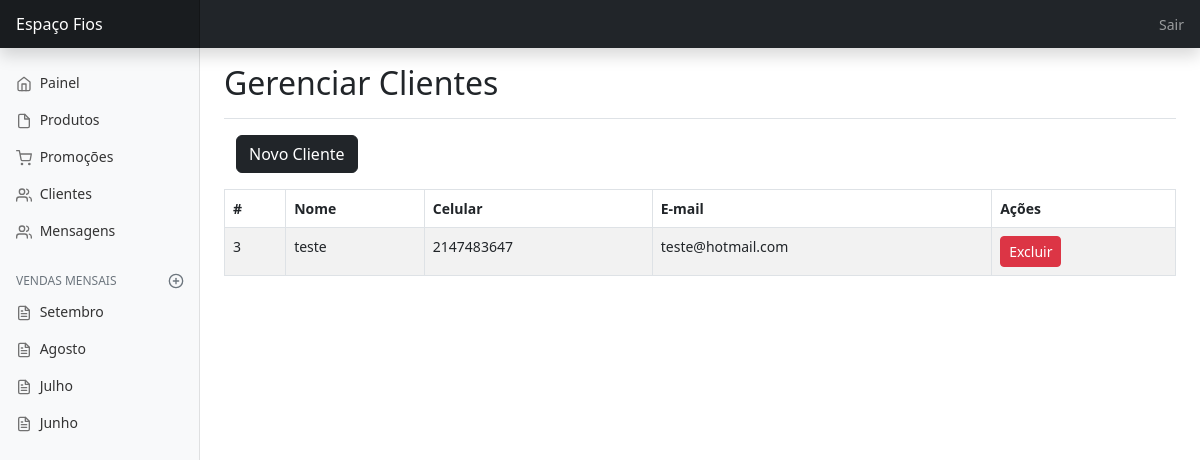
The page /dashboard/usuario-listar.php (signed in) on the database its author committed.
### tables this page shows
CREATE TABLE `usuario` (
	`id` INT(8) NOT NULL AUTO_INCREMENT,
	`nome` varchar(80) NOT NULL,
	`email` varchar(50) NOT NULL,
	`senha` varchar(12) NOT NULL,
	`cpf` varchar(11) NOT NULL,
	`cidade` varchar(80) NOT NULL,
	`celular` INT(11) NOT NULL,
	PRIMARY KEY (`id`)
);

### dashboard/classes/Usuario.php (called while the page is built, shortened)
<?php
class Usuario
{
    public function listar()
    {
        $sql = "SELECT id, nome, celular, email
                FROM usuario
                ORDER BY id";
        $conexao = new PDO('mysql:host=127.0.0.1;dbname=espacofios', 'root', '');
        $resultado = $conexao->query($sql);
        $lista = $resultado->fetchAll();
        return $lista;
    }
}

### dashboard/usuario-listar.php (the view, shortened to what this page needs)
<?php
    require_once 'classes/Usuario.php';
    $usuario = new Usuario();
    $lista = $usuario->listar();
?>
<!doctype html>
<html lang="en">
  <head>
    <link href="../assets/dist/css/bootstrap.min.css" rel="stylesheet">
    <link href="dashboard.css" rel="stylesheet">
  </head>
  <body>
    <main class="col-md-9 ms-sm-auto col-lg-10 px-md-4">
      <div class="d-flex justify-content-between flex-wrap flex-md-nowrap align-items-center pt-3 pb-2 mb-3 border-bottom">
        <h1 class="h2">Gerenciar Clientes</h1>
      </div>
      <div class="table-responsive">
        <table class="table table-striped table-sm">
<div class="content-wrapper">
        <section class="content container-fluid">
            <div class="row">
                <div class="col-xs-12 col-sm-12">
                    <div class="box">
                        <div class="box-header">
                            <a href="usuario-form.php" class="btn btn-dark">
                                <i class="fa fa-user-plus"></i><span> Novo Cliente</span>
                            </a>
                        </div>
                        <div class="box-body">
                            <table id="example1" class="table table-bordered table-striped">
                                <thead>
                                <tr>
                                    <th>#</th>
                                    <th>Nome</th>
                                    <th>Celular</th>
                                    <th>E-mail</th>
                                    <th class="acao">Ações</th>
                                </tr>
                                </thead>
                                <tbody>
                                    <?php foreach ($lista as $linha): ?>
                                        <tr>
                                            <td><?php echo $linha['id'] ?></a></td>
                                            <td><?php echo $linha['nome'] ?></a></td>
                                            <td><?php echo $linha['celular'] ?></a></td>
                                            <td><?php echo $linha['email'] ?></a></td>
                                            <td>
                                            <a href="usuario-excluir.php?id=<?php echo $linha['id'] ?>"
                                                class="btn btn-sm btn-danger">Excluir</a>
                                            </td>
                                        </tr>
                                    <?php endforeach ?>
                                </tbody>
                            </table>
                        </div>
                    </div>
                </div>
            </div>
        </section>
    </div>
    </div>
    </main>
  </body>
</html>

### dashboard/dashboard.css (style rules this page uses)
body { font-size: .875rem; }
.feather { width: 16px; height: 16px; }
.sidebar { position: fixed; top: 0; bottom: 0; left: 0; z-index: 100; padding: 48px 0 0; box-shadow: inset -1px 0 0 rgba(0, 0, 0, .1); }
.sidebar-sticky { height: calc(100vh - 48px); overflow-x: hidden; overflow-y: auto; }
.sidebar .nav-link { font-weight: 500; color: #333; }
.sidebar .nav-link .feather { margin-right: 4px; color: #727272; }
.sidebar-heading { font-size: .75rem; }
.navbar-brand { padding-top: .75rem; padding-bottom: .75rem; background-color: rgba(0, 0, 0, .25); box-shadow: inset -1px 0 0 rgba(0, 0, 0, .25); }

### rows shown on the page
usuario: id "3", nome "teste", celular "2147483647", email "teste@hotmail.com"
